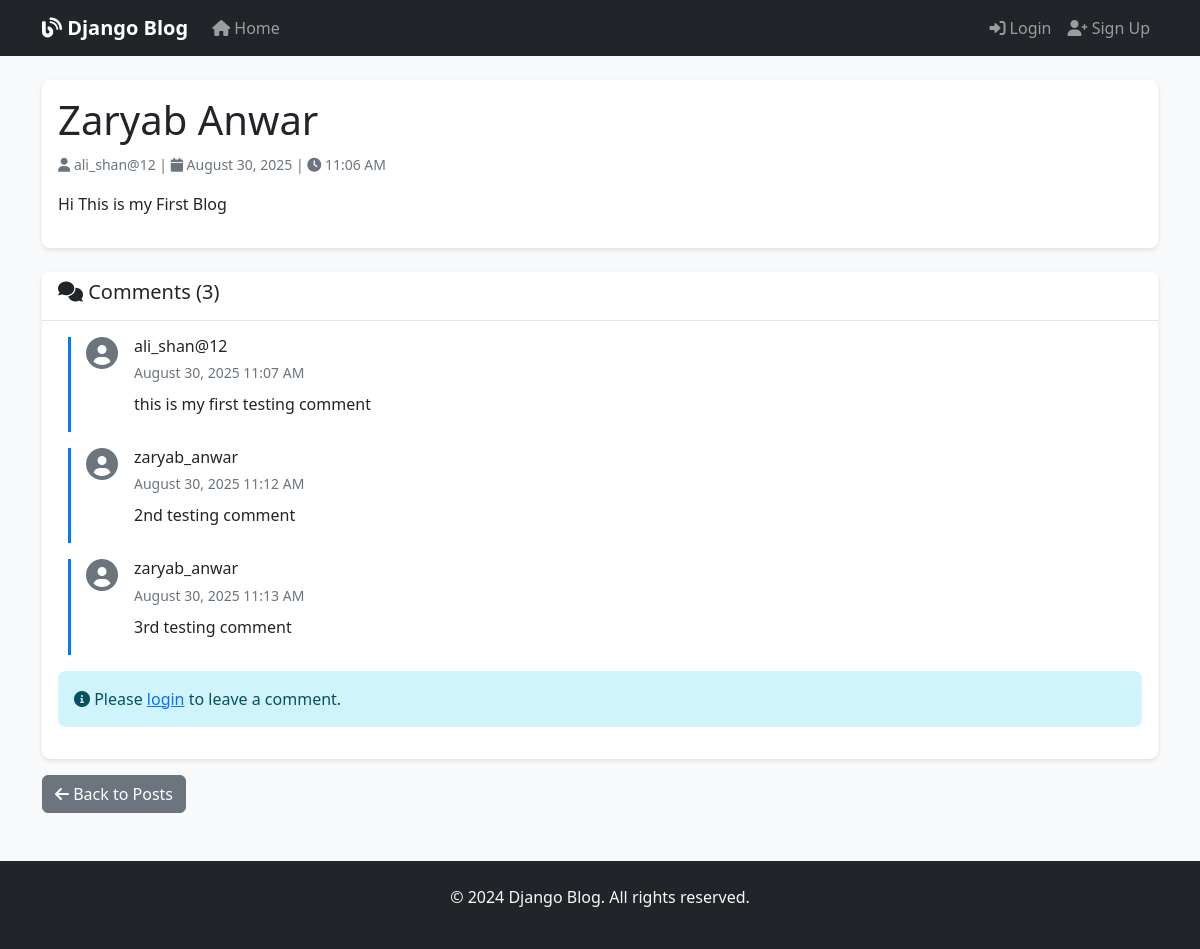
The app's page /2025/8/30/zaryab-anwar/ with its own data.
### blog/models.py (models this page shows, shortened)
class Post(models.Model):
    STATUS_CHOICES = (
        ('draft', 'Draft'),
        ('published', 'Published'),
    )
    title = models.CharField(max_length=250)
    slug = models.SlugField(max_length=250, unique_for_date='publication_date')
    author = models.ForeignKey(
        User,
        on_delete=models.CASCADE,
        related_name='blog_posts'
    )
    content = models.TextField()
    publication_date = models.DateTimeField(default=timezone.now)
    created_date = models.DateTimeField(auto_now_add=True)
    updated_date = models.DateTimeField(auto_now=True)
    status = models.CharField(
        max_length=10,
        choices=STATUS_CHOICES,
        default='published'
    )
    objects = models.Manager()  # Default manager
    published = PublishedManager()  # Custom manager
    class Meta:
        ordering = ['-publication_date']
        indexes = [
            models.Index(fields=['-publication_date']),
        ]

class Comment(models.Model):
    post = models.ForeignKey(
        Post,
        on_delete=models.CASCADE,
        related_name='comments'
    )
    author = models.ForeignKey(
        User,
        on_delete=models.CASCADE,
        related_name='comments',
        null=True,
        blank=True
    )
    guest_name = models.CharField(
        max_length=80,
        blank=True,
        help_text="Name for guest comments (if not logged in)"
    )
    guest_email = models.EmailField(
        blank=True,
        help_text="Email for guest comments (if not logged in)"
    )
    text = models.TextField(max_length=500)
    created_date = models.DateTimeField(auto_now_add=True)
    active = models.BooleanField(default=True)
    class Meta:
        ordering = ['created_date']
        indexes = [
            models.Index(fields=['created_date']),
        ]
    def get_author_name(self):
        if self.author:
            return self.author.username
        return self.guest_name or 'Anonymous'

### blog/views.py (the view)
class PostDetailView(DetailView):
    model = Post
    template_name = 'blog/post_detail.html'
    context_object_name = 'post'
    def get_object(self, queryset=None):
        year = self.kwargs.get('year')
        month = self.kwargs.get('month')
        day = self.kwargs.get('day')
        slug = self.kwargs.get('slug')
        try:
            post = get_object_or_404(
                Post,
                slug=slug,
                status='published',
                publication_date__year=year,
                publication_date__month=month,
                publication_date__day=day
            )
        except Http404:
            post = get_object_or_404(Post, slug=slug, status='published')
        return post
    def get_context_data(self, **kwargs):
        context = super().get_context_data(**kwargs)
        post = self.get_object()
        comments = post.comments.filter(active=True)
        context['comments'] = comments
        if self.request.user.is_authenticated:
            context['comment_form'] = CommentForm(user=self.request.user)
        else:
            context['comment_form'] = CommentForm()
        return context
    def post(self, request, *args, **kwargs):
        """Handle comment form submission"""
        post = self.get_object()
        if request.user.is_authenticated:
            comment_form = CommentForm(request.POST, user=request.user)
        else:
            comment_form = CommentForm(request.POST)
        if comment_form.is_valid():
            comment = comment_form.save(commit=False)
            comment.post = post
            if request.user.is_authenticated:
                comment.author = request.user
            comment.save()
            messages.success(request, 'Your comment has been added successfully!')
            return redirect(post.get_absolute_url())
        context = self.get_context_data()
        context['comment_form'] = comment_form
        return self.render_to_response(context)

### blog/templates/blog/post_detail.html (shortened to what this page needs)
{% extends 'base.html' %}
{% block content %}
<article class="card">
    <div class="card-body">
        <h1 class="card-title">{{ post.title }}</h1>
        <div class="text-muted mb-3">
            <small>
                <i class="fas fa-user"></i> {{ post.author.username }} |
                <i class="fas fa-calendar"></i> {{ post.publication_date|date:"F j, Y" }} |
                <i class="fas fa-clock"></i> {{ post.publication_date|date:"g:i A" }}
            </small>
        </div>
        <div class="card-text">
            {{ post.content|linebreaks }}
        </div>
    </div>
</article>
<div class="card mt-4">
    <div class="card-header">
        <h5><i class="fas fa-comments"></i> Comments ({{ post.comments.count }})</h5>
    </div>
    <div class="card-body">
        {% if post.comments.all %}
            {% for comment in post.comments.all %}
            <div class="comment mb-3">
                <div class="d-flex">
                    <div class="flex-shrink-0">
                        <i class="fas fa-user-circle fa-2x text-muted"></i>
                    </div>
                    <div class="flex-grow-1 ms-3">
                        <h6 class="mb-1">{{ comment.get_author_name }}</h6>
                        <small class="text-muted">{{ comment.created_date|date:"F j, Y g:i A" }}</small>
                        <p class="mt-2">{{ comment.text }}</p>
                    </div>
                </div>
            </div>
            {% endfor %}
        {% else %}
            <p class="text-muted">No comments yet. Be the first to comment!</p>
        {% endif %}
        {% if user.is_authenticated %}
        <hr>
        <h6>Add a Comment</h6>
        <form method="post" action="{% url 'blog:post_detail' post.publication_date.year post.publication_date.month post.publication_date.day post.slug %}">
            {% csrf_token %}
            <div class="mb-3">
                <textarea name="text" class="form-control" rows="3" placeholder="Write your comment here..." required></textarea>
            </div>
            <button type="submit" class="btn btn-primary">
                <i class="fas fa-paper-plane"></i> Post Comment
            </button>
        </form>
        {% else %}
        <div class="alert alert-info">
            <i class="fas fa-info-circle"></i> Please <a href="{% url 'accounts:login' %}">login</a> to leave a comment.
        </div>
        {% endif %}
    </div>
</div>
<div class="mt-3">
    <a href="{% url 'blog:post_list' %}" class="btn btn-secondary">
        <i class="fas fa-arrow-left"></i> Back to Posts
    </a>
</div>
{% endblock %}

### blog/templates/base.html (shortened to what this page needs)
<!DOCTYPE html>
<html lang="en">
<head>
    <link href="https://cdn.jsdelivr.net/npm/bootstrap@5.1.3/dist/css/bootstrap.min.css" rel="stylesheet">
    <link href="https://cdnjs.cloudflare.com/ajax/libs/font-awesome/6.0.0/css/all.min.css" rel="stylesheet">
    {% load static %}
    <link rel="stylesheet" href="{% static 'css/style.css' %}">
</head>
<body>
    <nav class="navbar navbar-expand-lg navbar-dark bg-dark">
        <div class="container">
            <a class="navbar-brand" href="{% url 'blog:post_list' %}">
                <i class="fas fa-blog"></i> Django Blog
            </a>
            <div class="collapse navbar-collapse" id="navbarNav">
                <ul class="navbar-nav me-auto">
                    <li class="nav-item">
                        <a class="nav-link" href="{% url 'blog:post_list' %}">
                            <i class="fas fa-home"></i> Home
                        </a>
                    </li>
                </ul>
                <ul class="navbar-nav">
                    {% if user.is_authenticated %}
                    <li class="nav-item dropdown">
                        <a class="nav-link dropdown-toggle" href="#" id="navbarDropdown" role="button" data-bs-toggle="dropdown">
                            <i class="fas fa-user"></i> {{ user.username }}
                        </a>
                        <ul class="dropdown-menu">
                            <li><a class="dropdown-item" href="{% url 'accounts:profile' %}">
                                <i class="fas fa-user-circle"></i> Profile
                            </a></li>
                            <li><hr class="dropdown-divider"></li>
                            <li><a class="dropdown-item" href="{% url 'accounts:logout' %}">
                                <i class="fas fa-sign-out-alt"></i> Logout
                            </a></li>
                        </ul>
                    </li>
                    {% else %}
                    <li class="nav-item">
                        <a class="nav-link" href="{% url 'accounts:login' %}">
                            <i class="fas fa-sign-in-alt"></i> Login
                        </a>
                    </li>
                    <li class="nav-item">
                        <a class="nav-link" href="{% url 'accounts:signup' %}">
                            <i class="fas fa-user-plus"></i> Sign Up
                        </a>
                    </li>
                    {% endif %}
                </ul>
            </div>
        </div>
    </nav>
    <main class="container mt-4">
        {% block content %}
        {% endblock %}
    </main>
    <footer class="bg-dark text-light mt-5 py-4">
        <div class="container text-center">
            <p>&copy; 2024 Django Blog. All rights reserved.</p>
        </div>
    </footer>
</body>
</html>

### static/css/style.css (style rules this page uses)
body { background-color: #f8f9fa; }
.navbar-brand { font-weight: bold; }
.card { box-shadow: 0 2px 4px rgba(0,0,0,0.1); border: none; border-radius: 8px; }
.card-header { background-color: #fff; border-bottom: 1px solid #dee2e6; border-radius: 8px 8px 0 0 !important; }
.comment { border-left: 3px solid #007bff; padding-left: 15px; margin-left: 10px; }
.btn { border-radius: 6px; }
.alert { border-radius: 8px; border: none; }
footer { margin-top: auto; }

### records on screen
Post: title "Zaryab Anwar", author.username "ali_shan@12", publication_date "August 30, 2025", publication_date "11:06 AM", content "Hi This is my First Blog", comments.count "3"
Comment: get_author_name "ali_shan@12", created_date "August 30, 2025 11:07 AM", text "this is my first testing comment"
Comment: get_author_name "zaryab_anwar", created_date "August 30, 2025 11:12 AM", text "2nd testing comment"
Comment: get_author_name "zaryab_anwar", created_date "August 30, 2025 11:13 AM", text "3rd testing comment"
